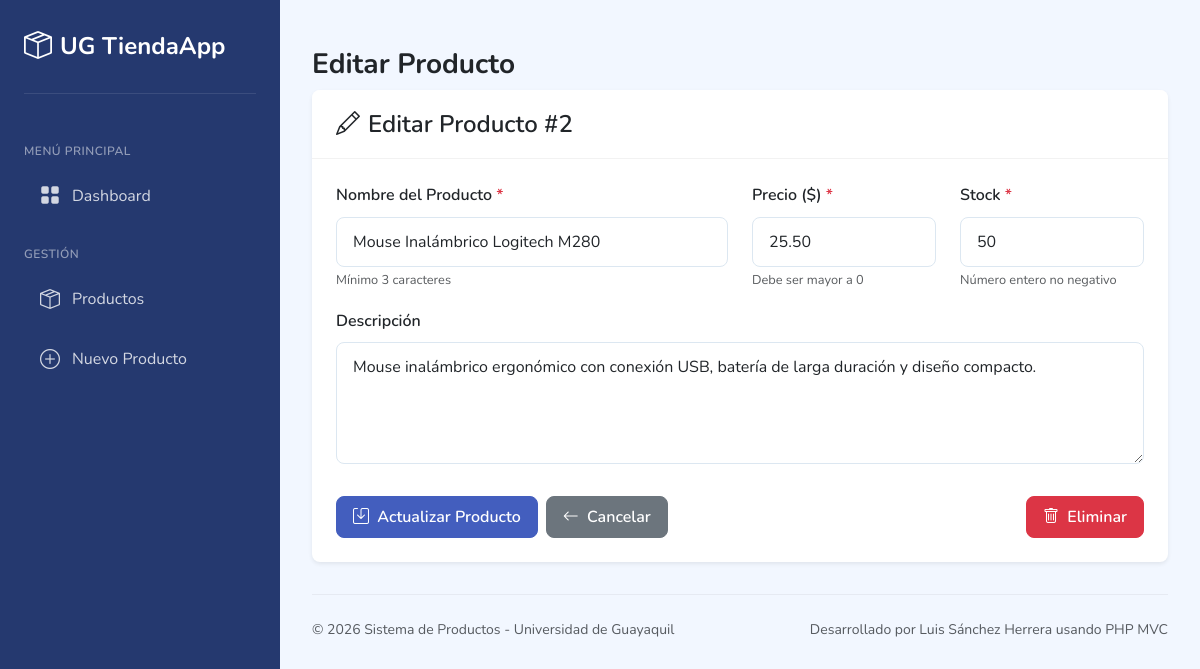
Page /index.php?controller=producto&action=edit&id=2 on the committed database.
### tables this page shows
CREATE TABLE productos (
    id INT(11) NOT NULL AUTO_INCREMENT,
    nombre VARCHAR(255) NOT NULL,
    descripcion TEXT,
    precio DECIMAL(10, 2) NOT NULL,
    stock INT(11) NOT NULL DEFAULT 0,
    created_at TIMESTAMP DEFAULT CURRENT_TIMESTAMP,
    PRIMARY KEY (id)
);

### public/index.php (called while the page is built, shortened)
<?php
$accion = isset($_GET['action']) ? $_GET['action'] : 'index';
$accion = preg_replace('/[^a-zA-Z0-9]/', '', $accion);
$instanciaControlador = new $nombreControlador();
$instanciaControlador->$accion();

### config/database.php (called while the page is built, shortened)
<?php
class Database {
    private $host = "localhost";
    private $nombreBaseDatos = "ug_u4s14_tienda";
    private $usuario = "root";
    private $contrasena = "";
    public function obtenerConexion() {
        $this->conexion = null;
        try {
            $this->conexion = new PDO(
                "mysql:host=" . $this->host . ";dbname=" . $this->nombreBaseDatos . ";charset=utf8mb4",
                $this->usuario,
                $this->contrasena
            );
            $this->conexion->setAttribute(PDO::ATTR_ERRMODE, PDO::ERRMODE_EXCEPTION);
            $this->conexion->setAttribute(PDO::ATTR_DEFAULT_FETCH_MODE, PDO::FETCH_ASSOC);
        } catch (PDOException $excepcion) {
            echo "Error de conexión: " . $excepcion->getMessage();
        }
        return $this->conexion;
    }
}

### models/Producto.php (called while the page is built, shortened)
<?php
class Producto {
    private $conexion;
    private $tabla = "productos";
    public $id;
    public function __construct($baseDatos) {
        $this->conexion = $baseDatos;
    }
    public function obtenerPorId() {
        $consulta = "SELECT id, nombre, descripcion, precio, stock, created_at
                     FROM " . $this->tabla . "
                     WHERE id = :id
                     LIMIT 1";
        $sentencia = $this->conexion->prepare($consulta);
        $sentencia->bindParam(":id", $this->id, PDO::PARAM_INT);
        $sentencia->execute();
        $fila = $sentencia->fetch();
        if ($fila) {
            $this->nombre = $fila['nombre'];
            $this->descripcion = $fila['descripcion'];
            $this->precio = $fila['precio'];
            $this->stock = $fila['stock'];
            return true;
        }
        return false;
    }
}

### views/productos/edit.php (the view, shortened to what this page needs)
<?php
require_once __DIR__ . '/../layout/header.php';
?>
<div class="card">
    <div class="card-header">
        <h4 class="card-title">
            <i class="bi bi-pencil me-2"></i>Editar Producto #<?php echo htmlspecialchars($producto['id']); ?>
        </h4>
    </div>
    <div class="card-body">
        <form action="index.php?controller=producto&action=update" method="POST" class="form" id="formularioProducto">
            <div class="row">
                <div class="col-md-6 col-12">
                    <div class="form-group mb-3">
                        <label for="nombre" class="form-label">Nombre del Producto <span class="text-danger">*</span></label>
                        <input type="text"
                               id="nombre"
                               name="nombre"
                               class="form-control <?php echo isset($errores['nombre']) ? 'is-invalid' : ''; ?>"
                               placeholder="Ingrese el nombre del producto"
                               value="<?php echo htmlspecialchars($producto['nombre']); ?>"
                               required>
                        <small class="text-muted">Mínimo 3 caracteres</small>
                    </div>
                </div>
                <div class="col-md-3 col-12">
                    <div class="form-group mb-3">
                        <label for="precio" class="form-label">Precio ($) <span class="text-danger">*</span></label>
                        <input type="number"
                               id="precio"
                               name="precio"
                               class="form-control <?php echo isset($errores['precio']) ? 'is-invalid' : ''; ?>"
                               placeholder="0.00"
                               step="0.01"
                               min="0.01"
                               value="<?php echo htmlspecialchars($producto['precio']); ?>"
                               required>
                        <small class="text-muted">Debe ser mayor a 0</small>
                    </div>
                </div>
                <div class="col-md-3 col-12">
                    <div class="form-group mb-3">
                        <label for="stock" class="form-label">Stock <span class="text-danger">*</span></label>
                        <input type="number"
                               id="stock"
                               name="stock"
                               class="form-control <?php echo isset($errores['stock']) ? 'is-invalid' : ''; ?>"
                               placeholder="0"
                               min="0"
                               value="<?php echo htmlspecialchars($producto['stock']); ?>"
                               required>
                        <small class="text-muted">Número entero no negativo</small>
                    </div>
                </div>
                <div class="col-12">
                    <div class="form-group mb-3">
                        <label for="descripcion" class="form-label">Descripción</label>
                        <textarea id="descripcion"
                                  name="descripcion"
                                  class="form-control"
                                  rows="4"
                                  placeholder="Ingrese una descripción del producto (opcional)"><?php echo htmlspecialchars($producto['descripcion']); ?></textarea>
                    </div>
                </div>
            </div>
            <div class="row mt-3">
                <div class="col-12 d-flex gap-2">
                    <button type="submit" class="btn btn-primary">
                        <i class="bi bi-save me-1"></i> Actualizar Producto
                    </button>
                    <a href="index.php?controller=producto&action=index" class="btn btn-secondary">
                        <i class="bi bi-arrow-left me-1"></i> Cancelar
                    </a>
                    <a href="index.php?controller=producto&action=delete&id=<?php echo htmlspecialchars($producto['id']); ?>"
                       class="btn btn-danger ms-auto">
                        <i class="bi bi-trash me-1"></i> Eliminar
                    </a>
                </div>
            </div>
        </form>
    </div>
</div>
<?php require_once __DIR__ . '/../layout/footer.php'; ?>

### public/css/estilos.css (style rules this page uses)
:root { --color-primario: #435ebe; --color-primario-hover: #3950a2; --color-secundario: #6c757d; --color-exito: #198754; --color-peligro: #dc3545; --color-advertencia: #ffc107; --color-info: #0dcaf0; --color-claro: #f8f9fa; --color-oscuro: #212529; --color-sidebar: #25396f; --color-sidebar-hover: #1e2f5a; --color-fondo: #f2f7ff; --sombra-card: 0 0.125rem 0.25rem rgba(0, 0, 0, 0.075); --sombra-elevada: 0 0.5rem 1rem rgba(0, 0, 0, 0.15); --radio-borde: 0.5rem; --transicion: all 0.3s ease; }
* { margin: 0; padding: 0; box-sizing: border-box; }
body { font-family: 'Nunito', sans-serif; background-color: var(--color-fondo); color: var(--color-oscuro); line-height: 1.6; }
a { text-decoration: none; color: var(--color-primario); transition: var(--transicion); }
.card { background-color: #fff; border: none; border-radius: var(--radio-borde); box-shadow: var(--sombra-card); margin-bottom: 1.5rem; }
.card-header { background-color: #fff; border-bottom: 1px solid rgba(0, 0, 0, 0.05); padding: 1.25rem 1.5rem; border-radius: var(--radio-borde) var(--radio-borde) 0 0 !important; }
.card-title { color: var(--color-oscuro); font-weight: 600; margin-bottom: 0; }
.card-body { padding: 1.5rem; }
.btn { font-weight: 600; padding: 0.5rem 1rem; border-radius: var(--radio-borde); transition: var(--transicion); }
.btn-primary { background-color: var(--color-primario); border-color: var(--color-primario); }
.btn-secondary { background-color: var(--color-secundario); border-color: var(--color-secundario); }
.btn-danger { background-color: var(--color-peligro); border-color: var(--color-peligro); }
.form-label { font-weight: 600; color: var(--color-oscuro); margin-bottom: 0.5rem; }
.form-control { border: 1px solid #dce7f1; border-radius: var(--radio-borde); padding: 0.75rem 1rem; font-size: 1rem; transition: var(--transicion); }
textarea.form-control { min-height: 120px; }
.form-group small { font-size: 0.8rem; }
.gap-2 { gap: 0.5rem !important; }
.card { animation: aparecerArriba 0.3s ease-out; }
.btn { position: relative; overflow: hidden; }
.btn::after { content: ''; position: absolute; top: 50%; left: 50%; width: 0; height: 0; background-color: rgba(255, 255, 255, 0.2); border-radius: 50%; transform: translate(-50%, -50%); transition: width 0.3s, height 0.3s; }

### rows in the picture
productos: id "2", nombre "Mouse Inalámbrico Logitech M280", precio "25.50", stock "50", descripcion "Mouse inalámbrico ergonómico con conexión USB, batería de larga duración y diseño compacto."

### other values in the picture
$tituloPagina "Editar Producto"
